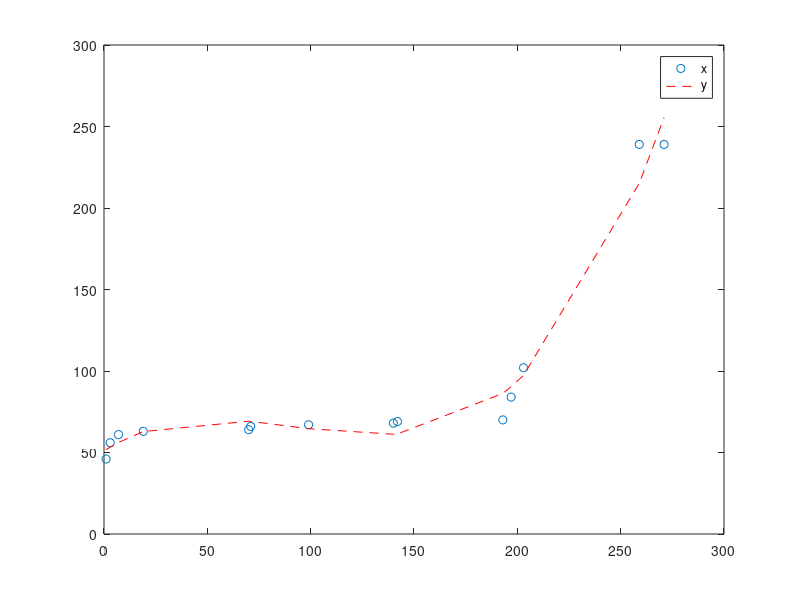

Here is the MATLAB script that generated this plot:
points = [99, 70;...
          203, 61;...
          3, 67;...
          259, 63;...
          193, 102;...
          71, 239;...
          1, 69;...
          271, 64;...
          197, 68;...
          140, 56;...
          7, 66;...
          70, 239;...
          142, 84;...
          19, 46
            ];

points = sort(points);

polynomial = polyfit(points(:, 1), points(:, 2), 4);

poly_images = polyval(polynomial, points(:,1));

figure
plot(points(:, 1), points(:, 2), 'o');
hold on
plot(points(:, 1), poly_images, 'r--');
legend('x', 'y', 'y_approx')